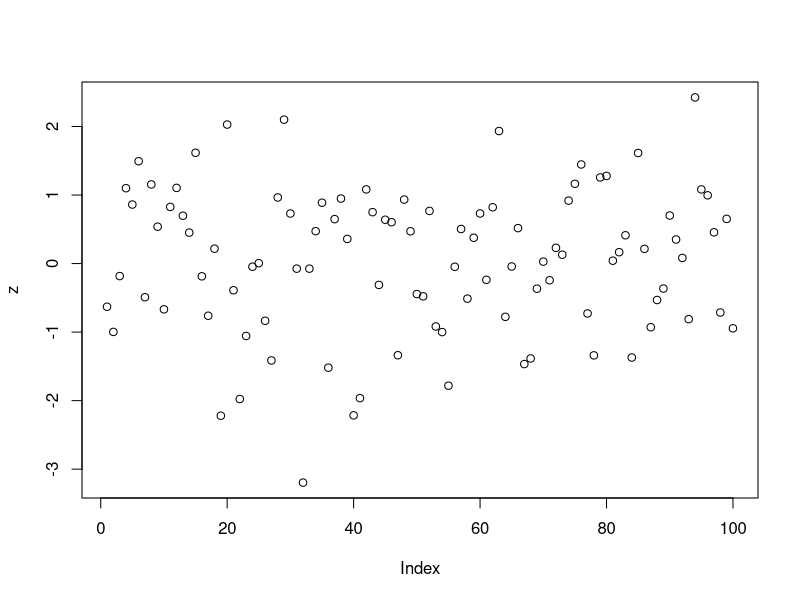
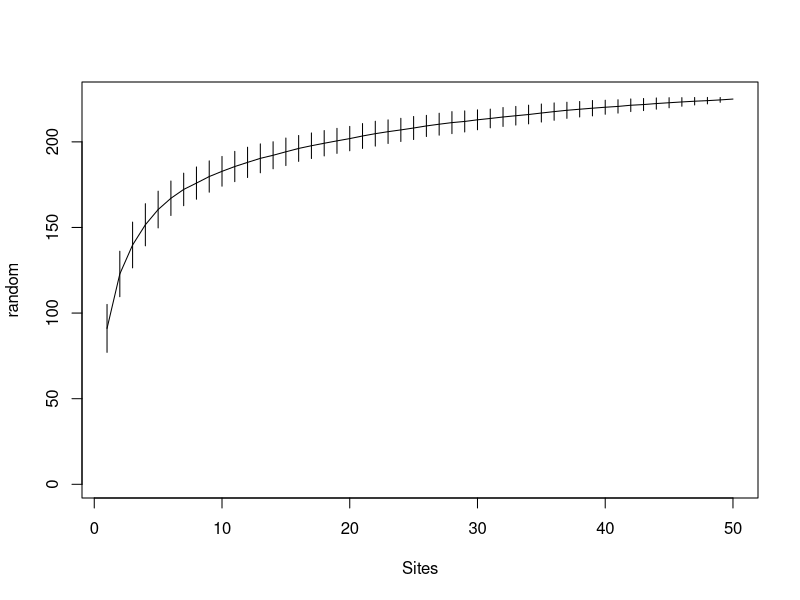
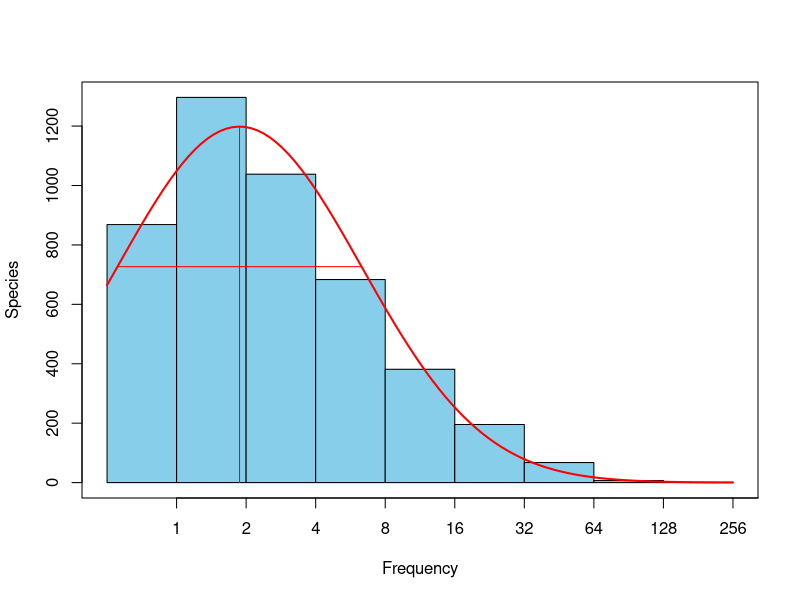

Write the R code that produced these figures, in order.
## ---- chunk 1
z=rnorm(100)
plot(z)
## ---- chunk 2
library(vegan)
x<-runif(10)
## ---- chunk 3
data(BCI)
a<-specaccum(BCI,method = "random")
plot(a)

## ---- chunk 4
plot(prestondistr(BCI))
